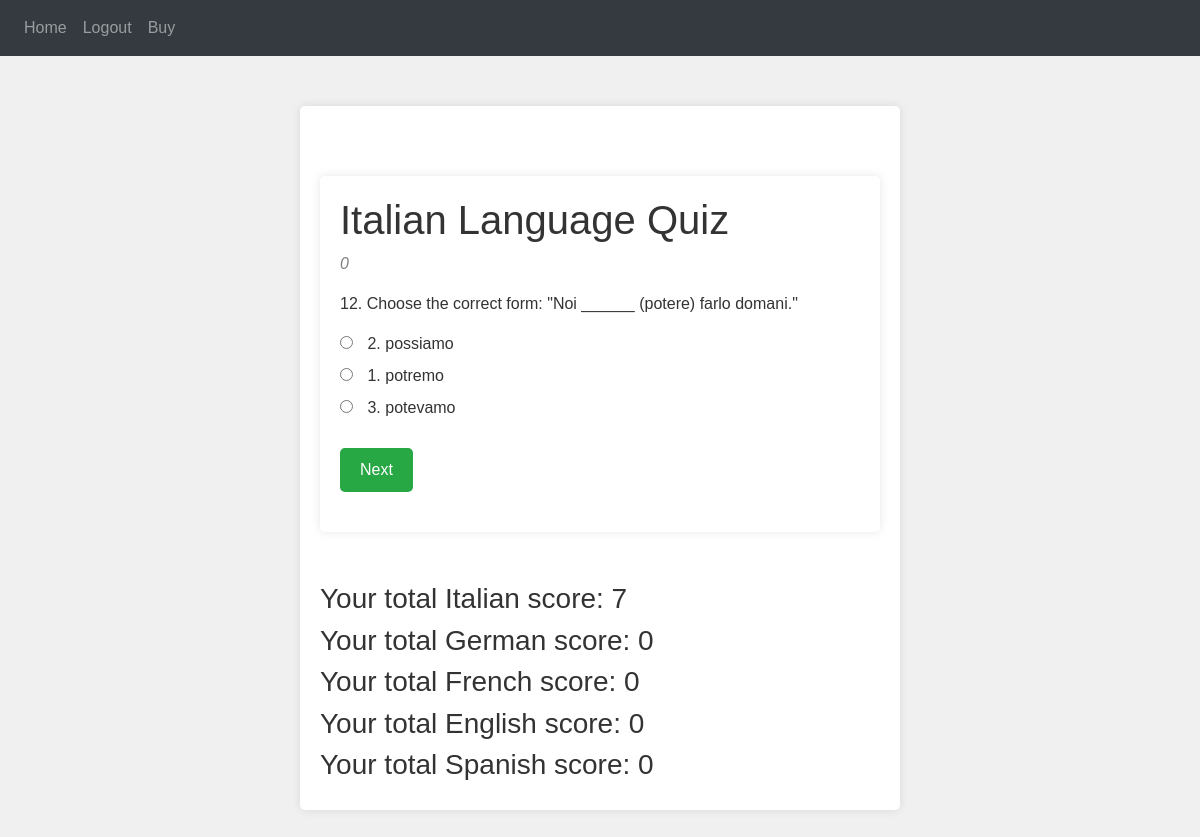
/quiz (signed in), run on the app's committed database.
### website/models.py (models this page shows)
class Question(db.Model):
    id = db.Column(db.Integer, primary_key=True)
    question_text = db.Column(db.String(500))
    option_a = db.Column(db.String(200))
    option_b = db.Column(db.String(200))
    option_c = db.Column(db.String(200))
    correct_option = db.Column(db.String(2))  # Correct option among 'a', 'b', 'c'
    language = db.Column(db.String(50))  # To distinguish between languages
    qtype = db.Column(db.String(50))  # subject of question
    difficulty = db.Column(db.Integer)  # diffi 1-3

class User(db.Model, UserMixin):
    id = db.Column(db.Integer, primary_key=True)
    email = db.Column(db.String(150), unique=True)
    password = db.Column(db.String(150))
    first_name = db.Column(db.String(150))
    notes = db.relationship('Note')
    quiz_results = db.relationship('QuizResult', backref='user', lazy=True)
    total_score_it = db.Column(db.Integer, default=0)
    total_score_de = db.Column(db.Integer, default=0)
    total_score_fr = db.Column(db.Integer, default=0)
    total_score_en = db.Column(db.Integer, default=0)
    total_score_es = db.Column(db.Integer, default=0)

### website/views.py (the view, shortened to what this page needs)
@views.route('/quiz', methods=['GET', 'POST'])
@login_required
def quiz():
    language_map = {
        'it': 'Italian',
        'de': 'German',
        'fr': 'French',
        'en': 'English',
        'es': 'Spanish'
    }
    language = session.get('language', 'it')  # Default to 'it' if not set
    language_name = language_map.get(language, 'Italian')  # Default to 'Italian' if language code is not recognized
    question_ids = [q.id for q in Question.query.filter_by(language=language).all()]
    if len(question_ids) > 10:
        question_ids = random.sample(question_ids, 10)
        print(question_ids)
    questions = Question.query.filter(Question.id.in_(question_ids)).all()
    print(questions)
    for q in questions:
        options = [
            {'label': 'a', 'text': q.option_a},
            {'label': 'b', 'text': q.option_b},
            {'label': 'c', 'text': q.option_c}
        ]
        random.shuffle(options)
        q.shuffled_options = options
    return render_template('quiz.html', user=current_user, questions=questions, language_name=language_name)

### website/__init__.py (called while the page is built)
def create_app():
    app = Flask(__name__)
    app.config['SECRET_KEY'] = 'hjshjhdjah kjshkjdhjs'
    app.config['SQLALCHEMY_DATABASE_URI'] = f'sqlite:///{DB_NAME}'
    app.config['STRIPE_PUBLIC_KEY'] = environ.get('STRIPE_PUBLIC_KEY')
    app.config['STRIPE_SECRET_KEY'] = environ.get('STRIPE_SECRET_KEY')
    stripe.api_key = app.config['STRIPE_SECRET_KEY']
    db.init_app(app)
    from .views import views
    from .auth import auth
    app.register_blueprint(views, url_prefix='/')
    app.register_blueprint(auth, url_prefix='/')
    from .models import User, Note
    with app.app_context():
        db.create_all()
    login_manager = LoginManager()
    login_manager.login_view = 'auth.login'
    login_manager.init_app(app)
    @login_manager.user_loader
    def load_user(id):
        return User.query.get(int(id))
    return app

### website/templates/quiz.html (shortened to what this page needs)
{% extends "base.html" %} {% block title %}{{ language_name }} Quiz{% endblock %} {% block content %}
<div class="container">
    <h1>{{ language_name }} Language Quiz</h1>
    {% for q in questions %}
    <div class="question {% if loop.first %}active{% endif %}" id="question{{ loop.index }}">
      <p style="color:grey;font-style:italic">{{ q.qtype }}</p>
      <p>{{ q.question_text }}</p>
        <div class="answers">
            <label>
                <input type="radio" name="q{{ loop.index }}" value="{{ q.shuffled_options[0].label }}"> {{ q.shuffled_options[0].text }}
            </label><br>
            <label>
                <input type="radio" name="q{{ loop.index }}" value="{{ q.shuffled_options[1].label }}"> {{ q.shuffled_options[1].text }}
            </label><br>
            <label>
                <input type="radio" name="q{{ loop.index }}" value="{{ q.shuffled_options[2].label }}"> {{ q.shuffled_options[2].text }}
            </label><br>
        </div>
        {% if not loop.last %}
        <button class="btn" onclick="nextQuestion({{ loop.index }}, {{ q.id }}, '{{ q.language }}', '{{ q.qtype }}', '{{ q.difficulty }}')">Next</button>
    {% else %}
        <button class="btn" onclick="nextQuestion({{ 10 }}, {{ q.id }}, '{{ q.language }}', '{{ q.qtype }}', '{{ q.difficulty }}')">Next</button>
    {% endif %}
    </div>
    {% endfor %}
</div>
<div class="score-display">
  <h3>Your total Italian score: {{ user.total_score_it }}</h3>
</div>
<div class="score-display">
  <h3>Your total German score: {{ user.total_score_de }}</h3>
</div>
<div class="score-display">
  <h3>Your total French score: {{ user.total_score_fr }}</h3>
</div>
<div class="score-display">
  <h3>Your total English score: {{ user.total_score_en }}</h3>
</div>
<div class="score-display">
  <h3>Your total Spanish score: {{ user.total_score_es }}</h3>
</div>
{% endblock %}

### website/templates/quiz.html (style rules this page uses)
body { font-family: Arial, sans-serif; background-color: #f0f0f0; color: #333; margin: 0; }
.container { max-width: 600px; margin: 50px auto; padding: 20px; background-color: #fff; border-radius: 5px; box-shadow: 0 0 10px rgba(0, 0, 0, 0.1); }
.question { margin-bottom: 10px; display: none; }
.question.active { display: block; }
.answers { margin-bottom: 20px; }
.answers input { margin-right: 10px; }
.btn { padding: 10px 20px; background-color: #28a745; border: none; color: #fff; cursor: pointer; border-radius: 5px; }

### data on the page
Question: qtype "0", question_text "12. Choose the correct form: \"Noi ______ (potere) farlo domani.\"", option_b "2. possiamo", option_a "1. potremo", option_c "3. potevamo"
User: total_score_it "7", total_score_de "0", total_score_fr "0", total_score_en "0", total_score_es "0"

### other printed values
{{ language_name }} "Italian"
